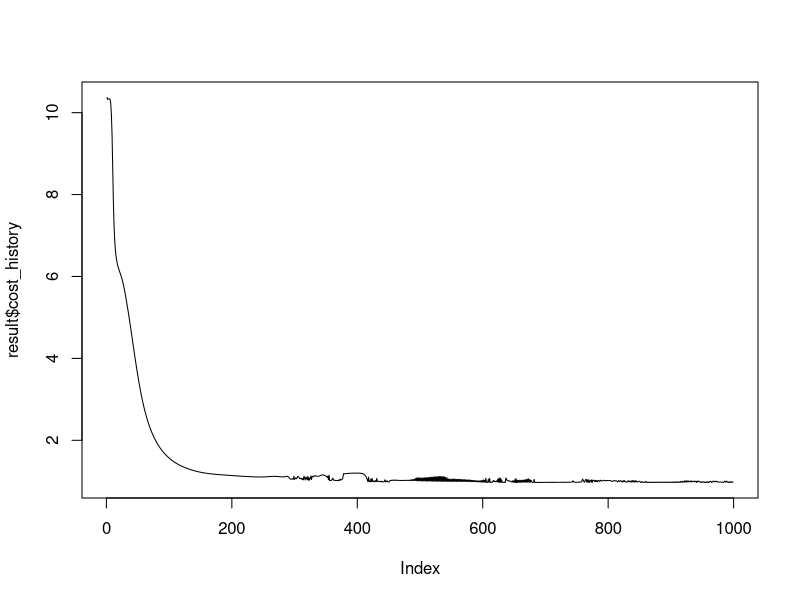

Generate this figure with R:
rm(list = ls())

data(iris)
x <- iris[ , 1:4 ]
y <- iris$Species # as.numeric(iris$Species == "setosa")
nodes = 4
learning_rate = 0.1
training_prop = 0.8
epochs = 50
momentum = 0.1
### This function fits a neural network with one hidden layer using 
# stochastic gradient descent

FitAnnSgd <- function(y, x, nodes, learning_rate = 0.1, momentum = 0.1,
                   training_prop = 0.8, epochs = 100){
  
  ### Declare activation function ----
  s <- function(z) 1 / (1 + exp(-z))
  
  ### Format data (factors to model.matrix etc) ----
  # for now, assuming Y is a factor vector and X is a numeric matrix
  ynames <- levels(y)
  
  Y <- data.frame(y = y)
  
  Y <- model.matrix(~y, Y)
  
  colnames(Y) <- ynames
  
  # model.matrix always makes the first column all "1", fix this
  Y[ , 1 ] <- as.numeric(rowSums(Y[ , -1 ]) == 0)
  
  # format X
  X <- cbind(1, as.matrix(x))
  
  ### Separate training and validation ----
  training_rows <- sample(1:nrow(X), size = round(training_prop * nrow(X)))
  test_rows <- setdiff(1:nrow(X), training_rows)
  
  X_train <- X[ training_rows, ]
  Y_train <- Y[ training_rows, ]
  
  X_test <- X[ test_rows , ]
  Y_test <- Y[ test_rows , ]
  
  ### begin propogation -----
  
  #initialize the weights 
  weights <- vector(mode = "list", length = 2)
  
  # initialize with draws from a normal distribution
  # this keeps them small and centered around zero, which I believe is less
  # biased than initalizing them to all positive numbers
  weights[[ 1 ]] <- 
    do.call(cbind,
            lapply(1:(nodes), function(n) rnorm(n = ncol(X) , mean = 0, sd = 0.05)))
  
  
  weights[[ 2 ]] <- 
    do.call(cbind,
            lapply(1:ncol(Y), function(n){
              rnorm(n = nodes + 1, mean = 0, sd = 0.05)
            }))
  
  
  # initialize network 
  net <- list(X_train,
              c(),
              c())
  
  test_net <- list(X_test,
                   c(),
                   c())
  
  # initialize error
  cost <- function(y, yhat){
    0.5 * sum( colSums((y - yhat) ^ 2))
  }
  
  cost_history <- double(epochs)
  
  # this just initializes a value so the below while loop will work
  cost_curr <- 100
  
  
  # declare some variables before we loop
  iter <- 1
  delta <- vector(mode = "list", length = 2)
  
  delta_last <- lapply(weights, function(w) t(w) * 0) 
  
  while (iter < epochs) {
    
    # Run through training instances completely
    for (j in seq_len(nrow(X_train))) {
      
      # get the network
      net[[ 1 ]] <- matrix(X_train[ j, ], nrow = 1)
      
      net[[ 2 ]] <- matrix(c(1, s(net[[ 1 ]] %*% weights[[ 1 ]])), nrow = 1)
      
      net[[ 3 ]] <- matrix(s(net[[ 2 ]] %*% weights[[ 2 ]]), nrow = 1)
      
      ##################################################
      # get the error and weight update rule
      # this is so horrifically wrong
      
      error <- (net[[ 3 ]] - Y_train[ j , ]) 
      
      delta[[ 2 ]] <- error * net[[ 3 ]] * (1 - net[[ 3 ]]) # initial delta
      
      delta[[ 1 ]] <- (delta[[ 2 ]] %*% t(weights[[ 2 ]] ))* 
        net[[ 2 ]] * (1 - net[[ 2 ]]) # initial delta
      
      delta[[ 2 ]] <- t(delta[[ 2 ]]) %*% net[[ 2 ]] # final delta
      
      delta[[ 1 ]] <- t(matrix(delta[[ 1 ]][ , 2:ncol(delta[[ 1 ]]) ], nrow = 1)) %*% 
        net[[ 1 ]] # final delta
      
      # update weights
      weights <- mapply(function(w, d, d_last){ 
        w - learning_rate * t(d) - momentum * t(d_last)
      },w = weights, d = delta, d_last = delta_last,
      SIMPLIFY = FALSE)
      
    }
    
    # record delta as delta_last for momentum
    delta_last <- delta
    
    # update the test network for this epoch
    test_net[[ 2 ]] <- cbind(1, s(test_net[[ 1 ]] %*% weights[[ 1 ]]))
    
    test_net[[ 3 ]] <- s(test_net[[ 2 ]] %*% weights[[ 2 ]])
    
    # record the current value of the cost function
    cost_history[ iter ] <- cost(y = Y_test, yhat = test_net[[ 3 ]])
    
    iter <- iter + 1
    
    # print(weights)
    
  }  
  fitted <- s(X %*% weights[[ 1 ]])
  
  fitted <- s(cbind(1, fitted) %*% weights[[ 2 ]])
  
  colnames(fitted) <- levels(y)
  
  rownames(weights[[ 1 ]]) <- c("Intercept", colnames(x))
  
  result <- list(weights = weights,
                 cost_history = cost_history[ seq_len(iter - 1) ],
                 fitted_values = fitted)
  
  class(result) <- "CSI_873_ANN"
  
  return(result)
}

result <- FitAnnSgd(y = y, x = x, nodes = 2,
                 learning_rate = 0.1,
                 momentum = 0,
                 training_prop = 0.8,
                 epochs = 1000)

plot(result$cost_history, type = "l")

table(y , apply(result$fitted_values, 1, function(z) names(z)[ which.max(z) ]))


predict.CSI_873_ANN <- function(object, newdata) {
  
  if (class(object) != "CSI_873_ANN") {
    stop("object must be of class CSI_873_ANN")
  }
  
  if (! class(newdata) %in% c("data.frame", "matrix")) {
    stop("newdata must be of class data.frame or matrix")
  }
  
  # Declare activation function 
  s <- function(z) 1 / (1 + exp(-z))
  
  
  # make sure columns of newdata line up to rows of weights
  col_names <- rownames(object$weights[[ 1 ]])[ 2:nrow(object$weights[[ 1 ]]) ]
  
  net <- list(cbind(1, as.matrix(newdata[ , col_names])),
              c(),
              c())
  
  net[[ 2 ]] <- cbind(1, s(net[[ 1 ]] %*% object$weights[[ 1 ]]))
  
  net[[ 3 ]] <- s(net[[ 2 ]] %*% object$weights[[ 2 ]])
  
  result <- net[[ 3 ]]
  
  colnames(result) <- colnames(object$fitted_values)
  
  result
}

pred <- predict(result, iris)

table(y, apply(pred, 1, function(x) names(x)[ which.max(x) ]))
